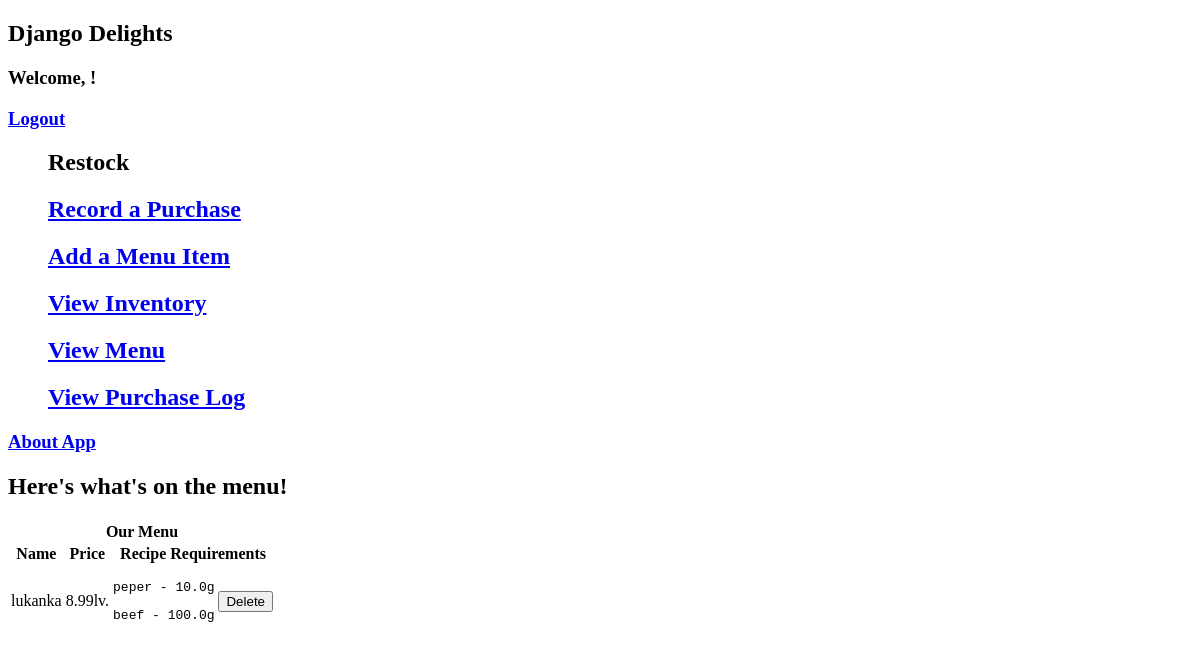
Before: /accounts/menu/ (signed in) with the older database file.
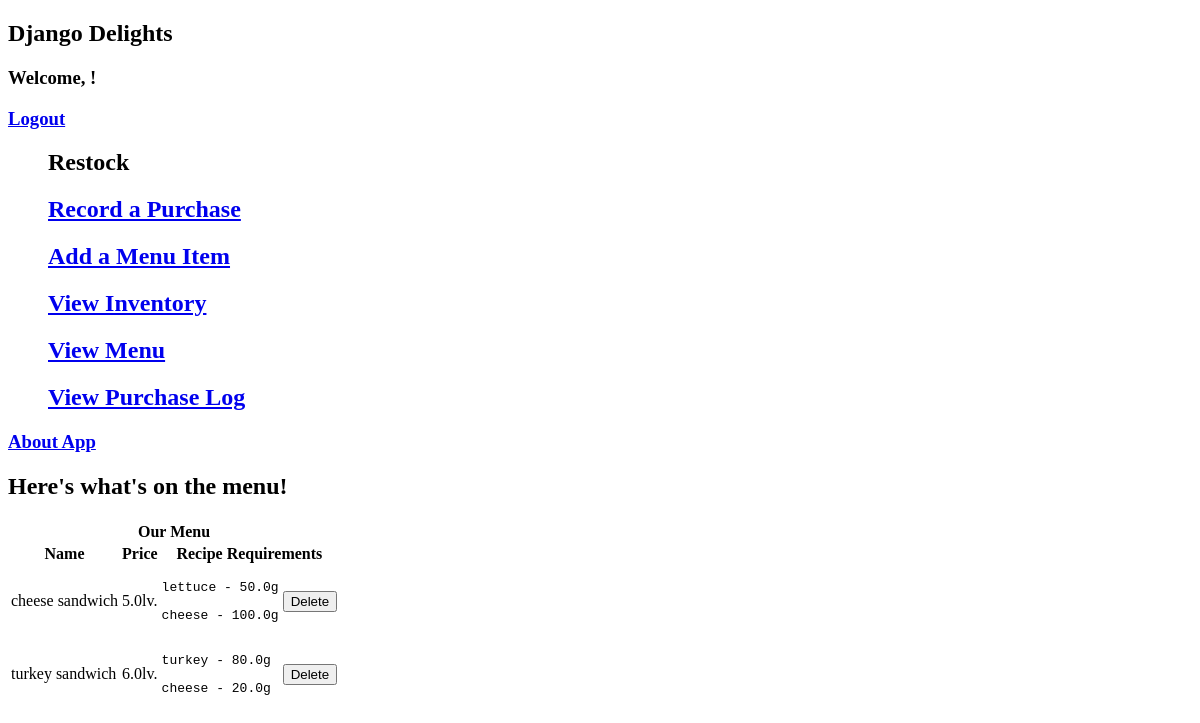
After: the same page with the newer database file.
### restaurant/models.py (models this page shows, shortened)
class MenuItem(models.Model):
    name = models.CharField(max_length=50)
    price = models.FloatField()
    class Meta:
        ordering = ["name"]
        constraints = [
            models.UniqueConstraint(fields=['name'], name='unique_menu_items')
        ]

### restaurant/views.py (the view)
# urls.py: path('accounts/menu/', views.MenuItemList.as_view(), name = "menu"),
class MenuItemList(LoginRequiredMixin, ListView):
    model = MenuItem
    def get_context_data(self, **kwargs):
        context = super().get_context_data(**kwargs)
        recipe_requirements = []
        requirements = RecipeRequirement.objects.all()
        for requirement in RecipeRequirement.objects.all():
            menu_item = requirement.menu_item_id.name
            ingredient = requirement.ingredient_id.name
            metric = requirement.ingredient_id.metric.lower()
            quantity_needed = requirement.quantity_needed
            requirement_str = f'{ingredient} - {quantity_needed}{metric}\n'
            recipe_requirements.append({menu_item: requirement_str})
        context["recipe_requirements"] = recipe_requirements
        return context

### restaurant/templates/restaurant/menuitem_list.html (shortened to what this page needs)
{% extends "restaurant/base.html" %}
{% load static %}
{% block content %}
  <h1>Here's what's on the menu!</h1>
  <table>
    <thead>
      <tr>
        <th colspan="4">Our Menu</th>
      </tr>
      <tr>
        <th colspan="1">Name</th>
        <th colspan="1">Price</th>
        <th colspan="2">Recipe Requirements</th>
      </tr>
    </thead>
    <tbody>
        {% for menu_item in object_list %}
        <tr>
          <td>{{menu_item.name}}</td>
          <td>{{menu_item.price}}lv.</td>
          <td>
            {% for entry in recipe_requirements %}
              {% for item_name, requirement in entry.items %}
                {% if item_name == menu_item.name %}
                  <pre>{{requirement}}</pre>
                {% endif %}
              {% endfor %}
            {% endfor %}
          </td>
          <td><a href="{% url 'menu_delete' menu_item.id %}"><button>Delete</button></a></td>
        </tr>
        {% endfor %}
    </tbody>
  </table>
{% endblock %}

Changed rows visible on the page:
removed MenuItem: name "lukanka", price "8.99", entry "peper - 10.0g" "beef - 100.0g"
added MenuItem: name "cheese sandwich", price "5.0", entry "lettuce - 50.0g" "cheese - 100.0g"
added MenuItem: name "turkey sandwich", price "6.0", entry "turkey - 80.0g" "cheese - 20.0g"
